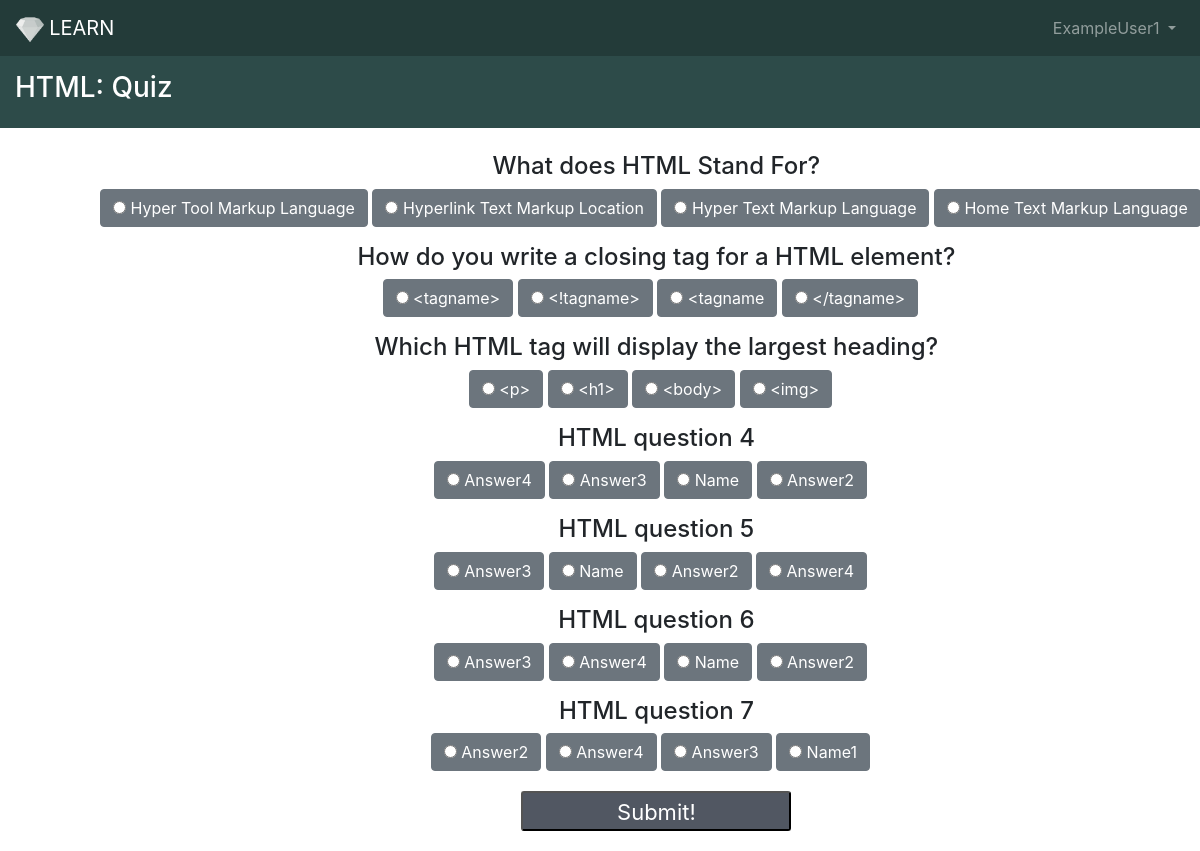
Page /dashboard/ExampleUser1/course/11111/quiz/131/ (signed in) on the earlier database version.
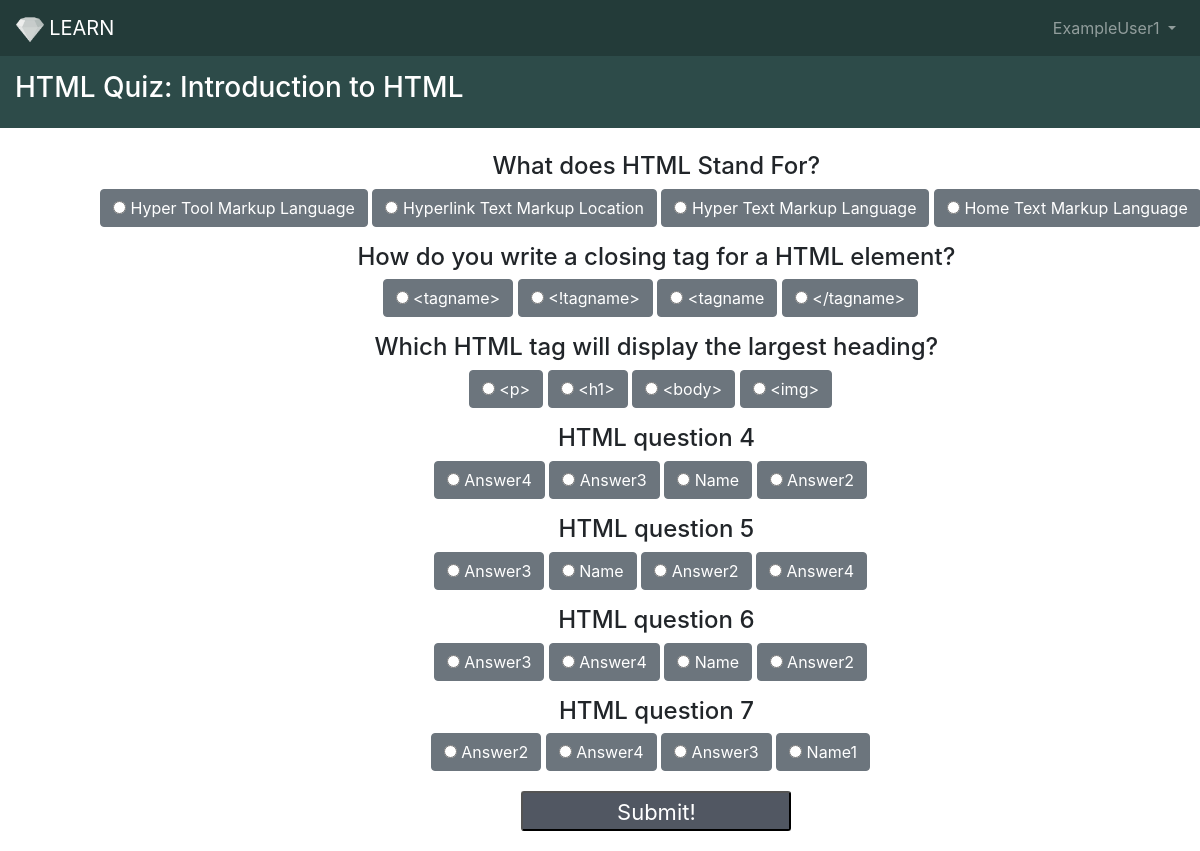
Same page on the later database version.
### application.py (models this page shows, shortened)
class LessonData(db.Model):
    __tablename__ = "lessondata"
    lessonid = db.Column('lessonid', db.Integer, unique=True, index=True, primary_key=True)
    lessonname = db.Column('lessonname', db.String(30), index=True)
    lessontype = db.Column('lessontype', db.String(30), index=True)
    courseid = db.Column('courseid', db.Integer, db.ForeignKey('course.courseid'), index=True)

### application.py (the view, shortened to what this page needs)
@app.route('/dashboard/<username>/course/<courseid>/quiz/<lessonid>/', methods=['GET', 'POST'])
@login_required
def quizTemplate(username, courseid, lessonid):
    if username != current_user.username:
        return redirect(url_for('.dashboard', username=current_user.username))
    username=User.query.filter_by(username=username).first()
    courseid=Course.query.filter_by(courseid=courseid).first()
    lessonData = LessonData.query.filter_by(lessonid=lessonid).first()
    if lessonid == lessonid:
        with open ('static/quiz/%s.json' %lessonid) as jsonQuizData:
            quiz_data = json.load(jsonQuizData)
        for quiz_questions in quiz_data:
            quiz_questions = quiz_questions['quiz']
    questions = copy.deepcopy(quiz_questions)
    answerArray = []
    for j in questions:
        answer = questions[j][0]
        answerArray.append(answer)
    print answerArray
    for i in questions.keys():
        random.shuffle(questions[i])
    return render_template('quiz.html', questions=questions, username=username, courseid=courseid, lesson=LessonData.query.filter_by(lessonid=lessonid, lessontype='Quiz').first())

### application.py (called while the page is built)
@login_manager.user_loader
def load_user(user_id):
    return User.query.filter(User.id == int (user_id)).first()

### templates/quiz.html (shortened to what this page needs)
<html>
<head>
<link rel="stylesheet" href="https://maxcdn.bootstrapcdn.com/bootstrap/4.0.0/css/bootstrap.min.css">
</head>
<body>
<nav class="navbar navbar-expand-sm navbar-dark" style="background-color: #233b39;">
  <a class="navbar-brand" href="#"><img src="/static/img/logo_transparent.png" height="27.5" class="logo"> LEARN</a>
  <div class="collapse navbar-collapse" id="navbarSupportedContent">
    <ul class="navbar-nav ml-auto">
      <li class="nav-item active">
      <li class="nav-item dropdown">
        <a class="nav-link dropdown-toggle" href="#" id="navbarDropdown" role="button" data-toggle="dropdown" aria-haspopup="true" aria-expanded="false">
		{{username.username}}
        </a>
      </li>
    </ul>
  </div>
</nav>
	<div class="quiz">
		<div class="heading">
		<h3>{{lesson.lessonname}}</h3>
		</div>
		<br>
		<form method='POST'>
		<div class="questions">
		{% for i in questions %}
		<h4>{{i}}</h4>
		<fieldset>
		<div class="form-check form-check-inline" data-toggle="buttons">
		<label class="radio-inline">
		{% for j in questions[i] %}
		<label class="btn btn-secondary">
			<input type="radio" value="{{j}}" name="{{i}}" autocomplete="off" required> {{j}}
  		</label>
				{% endfor %}
			</label>
		</div>
		</fieldset>
		{% endfor %}
			<input type="submit" class="button" value="Submit!" />
		</div>
	</form>
		</div>
</body>
</html>

Differences in the rows shown:
changed LessonData: lessonname "HTML: Quiz" → "HTML Quiz: Introduction to HTML"
